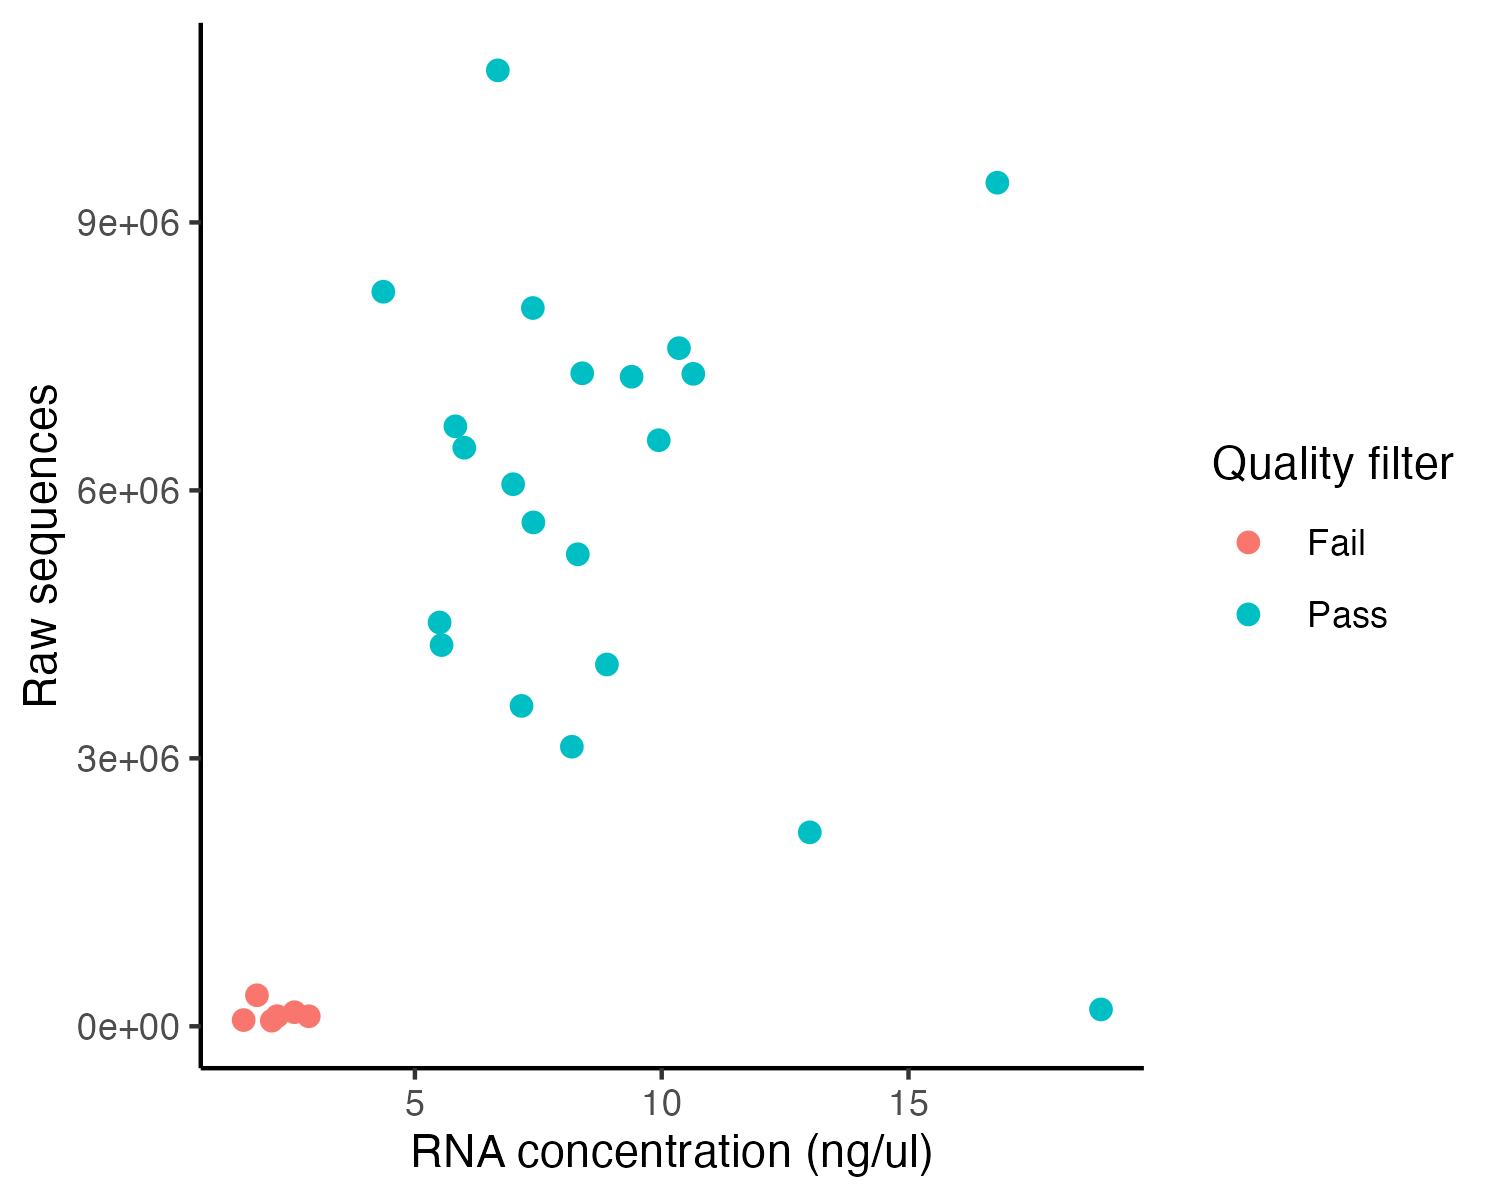

Source code (R):
library(tidyverse)
library(readxl)

#### Data ####
attach("data_clean/P259_pDC_clean.RData")

dat <- read_excel("data_raw/P259-2 Final Annotation.xlsx") %>% 
  select("library sampleId", "RNA conc (ng/ul)")

dat <- read_csv("data_clean/P259_pDC_metadata.csv") %>% 
  select(libID, total_sequences) %>% 
  inner_join(dat, by=c("libID"="library sampleId")) %>% 
  mutate(`Quality filter` = ifelse(libID %in% dat.pDC.voom$targets$libID, "Pass", "Fail"))

#### Plot ####

dat %>% 
  ggplot(aes(x=`RNA conc (ng/ul)`, y=total_sequences)) +
  geom_point(aes(color=`Quality filter`), size=2) +
  theme_classic() +
  labs(y = "Raw sequences", x="RNA concentration (ng/ul)") +
  ggsave(filename = "review_response/Fig.RNA.totalSeqs.png",
         height=4, width=5)
